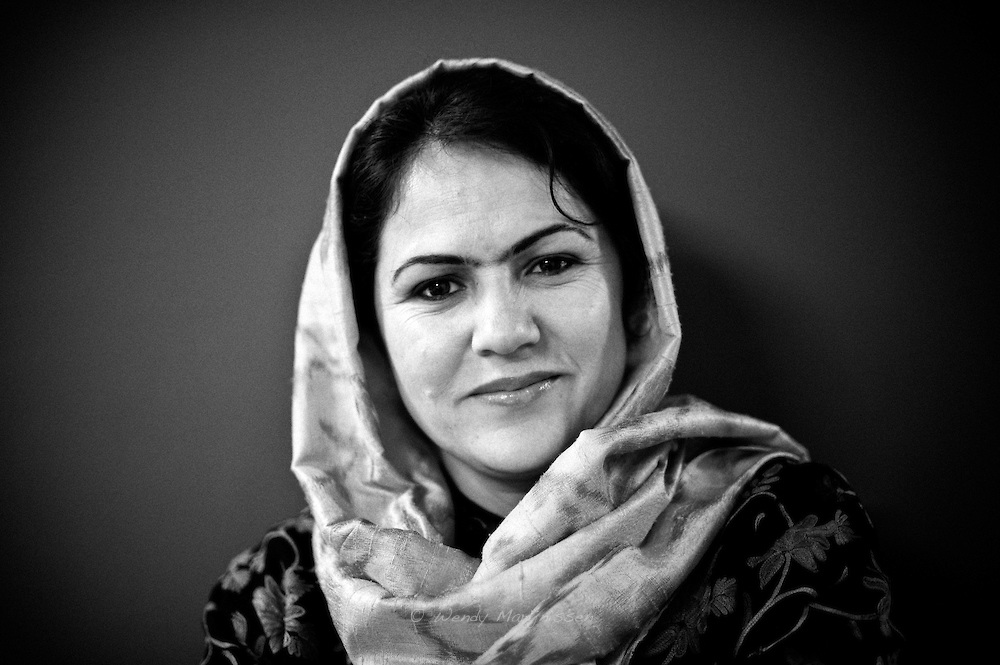
#> input picture Images/fawzia.jpg, 1000 x 665 px
$ python -i 'keypoint_detection_after model.py'   (imports and definitions only)
#> lines starting #> are read from the running program, lines starting #| are printed output that depends on the picture
import cv2
import numpy as np
import matplotlib.pyplot as plt

def detect_face_keypoints(image):
    gray = cv2.cvtColor(image, cv2.COLOR_RGB2GRAY)
    face_cascade = cv2.CascadeClassifier('detector_architectures/haarcascade_frontalface_default.xml')
    faces = face_cascade.detectMultiScale(gray, 2, 6)
    image_with_detections = np.copy(image)

    face_keypoints = []
    for (x,y,w,h) in faces:
        face_img = image_with_detections[y:y+h, x:x+w]

        face_cropped= cv2.resize(face_img, (96, 96))
        gray = cv2.cvtColor(face_cropped, cv2.COLOR_RGB2GRAY)

        gray_normal = gray / 255.
        gray_normal = gray_normal[np.newaxis, :, :, np.newaxis]

        key_points = model.predict(gray_normal)
        key_points = key_points * 48 + 48


        x_coord = key_points[0][0::2]
        y_coord = key_points[0][1::2]
        x_coord = x_coord * w / 96 + x
        y_coord = y_coord * h / 96 + y

        cv2.rectangle(image_with_detections, (x,y), (x+w,y+h), (255,0,0), 3)

        face_keypoints.append((x_coord, y_coord))

    return face_keypoints, image_with_detections


# [1 line that did not run here, left out]
# [5 lines not run here, left out]

>>> import cv2
>>> picture = cv2.cvtColor(cv2.imread('../Images/fawzia.jpg'), cv2.COLOR_BGR2RGB)
#> picture is the input picture: shape (665, 1000, 3); min 0, max 255, mean 67.4
>>> result = detect_face_keypoints(picture)
#> in detect_face_keypoints, `faces = face_cascade.detectMultiScale(gray, 2, 6)`: faces = [[309, 123, 384, 384]]
#> the loop in detect_face_keypoints, `for (x,y,w,h) in faces:` made 1 pass
#> pass 1, in detect_face_keypoints, `face_img = image_with_detections[y:y+h, x:x+w]`:
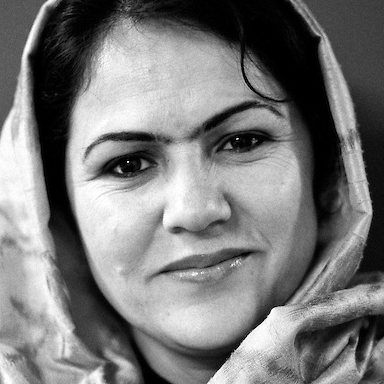
#> face_img: shape (384, 384, 3); min 0, max 255, mean 122.2
#> pass 1, in detect_face_keypoints, `face_cropped= cv2.resize(face_img, (96, 96))`:
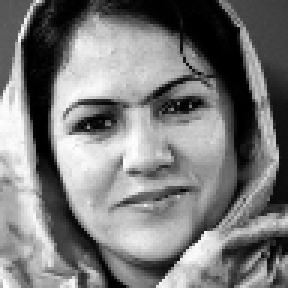
#> face_cropped: shape (96, 96, 3) (shown 3 times larger); min 0, max 255, mean 122.4
#> after the loop in detect_face_keypoints, `for (x,y,w,h) in faces:`: face_keypoints = []
#> (the run stopped early here; a loop or call above may not have finished)

$ run again, on Images/obamas4.jpg
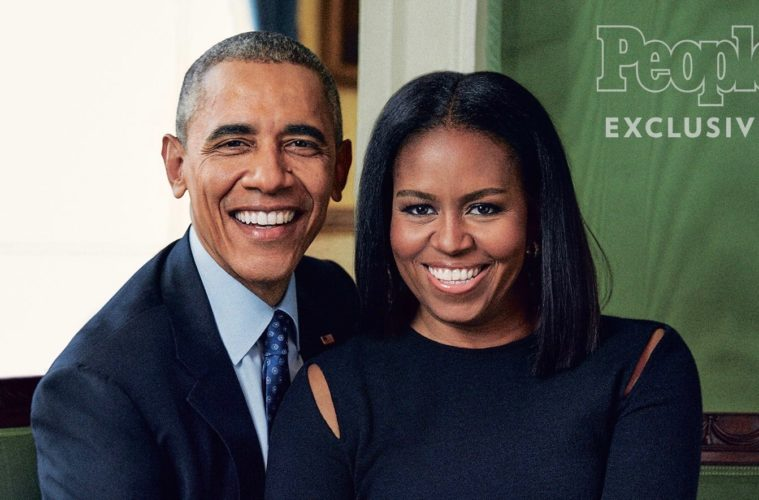
#> input picture Images/obamas4.jpg, 759 x 500 px
#> in detect_face_keypoints, `gray = cv2.cvtColor(image, cv2.COLOR_RGB2GRAY)`:
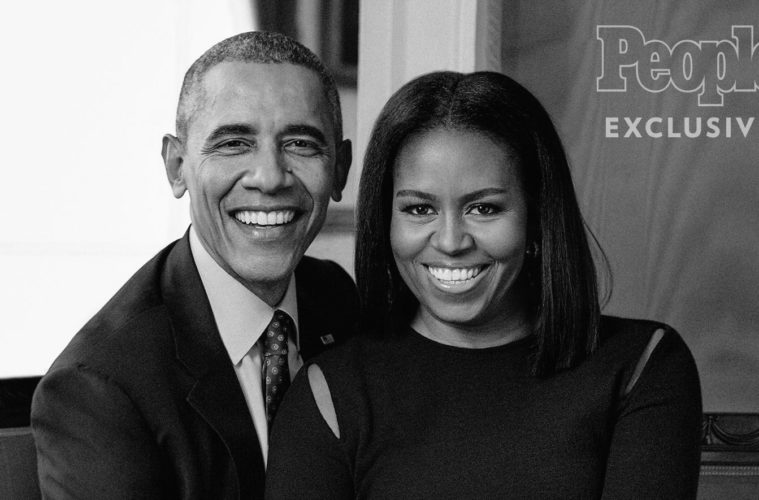
#> gray: shape (500, 759); min 0, max 255, mean 96.4
#> faces = [[170, 63, 192, 192], [357, 130, 192, 192]]
#> the loop in detect_face_keypoints, `for (x,y,w,h) in faces:` made 1 pass
#> pass 1, in detect_face_keypoints, `gray = cv2.cvtColor(face_cropped, cv2.COLOR_RGB2GRAY)`:
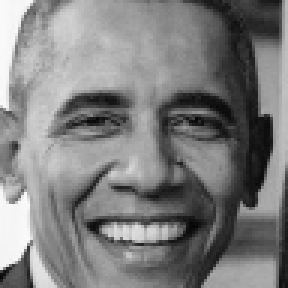
#> gray: shape (96, 96) (shown 3 times larger); min 6, max 251, mean 126.2
#> after the loop in detect_face_keypoints, `for (x,y,w,h) in faces:`: face_keypoints = []
